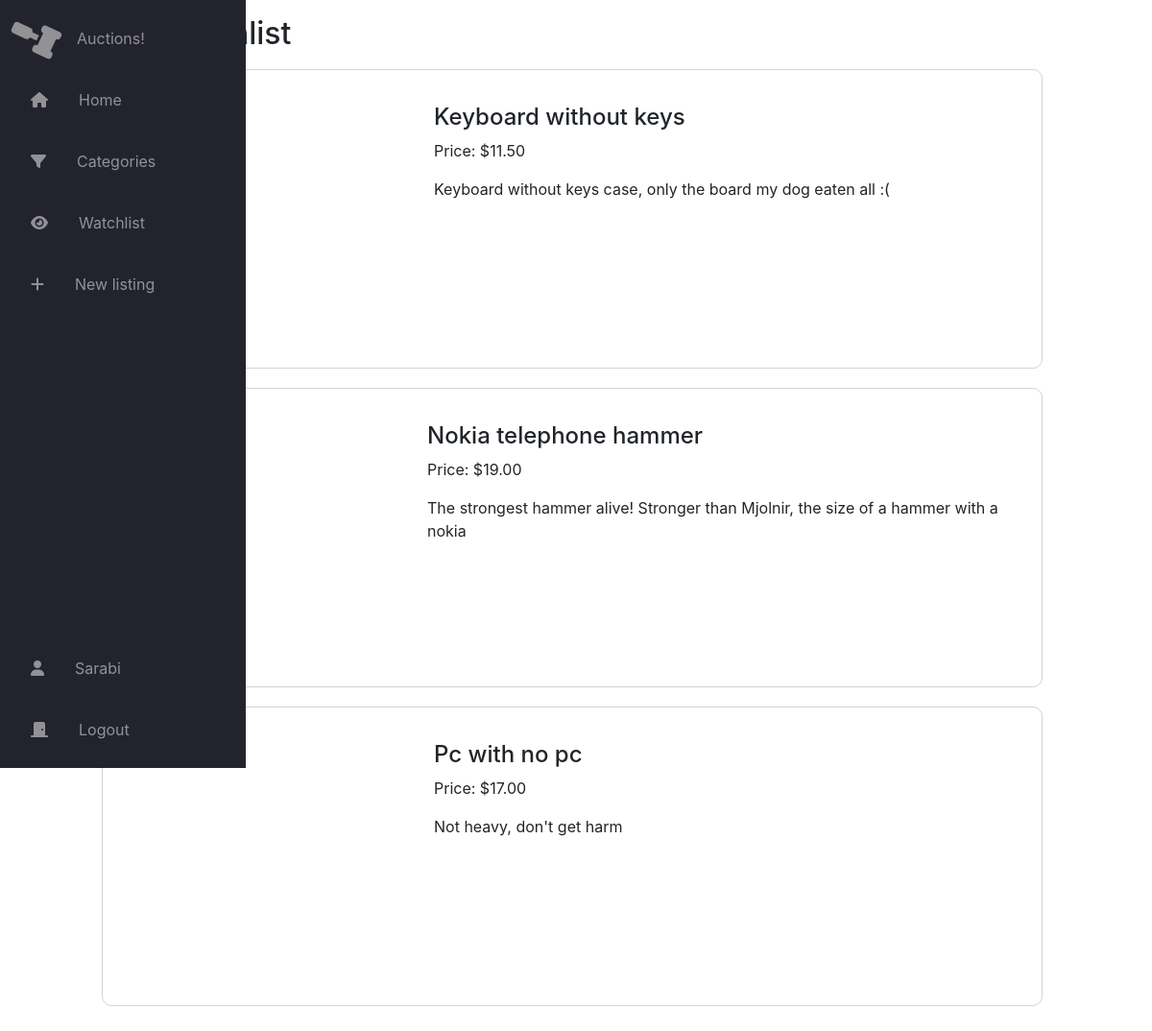
/mywatchlist (signed in), run on an earlier commit of the app's database.
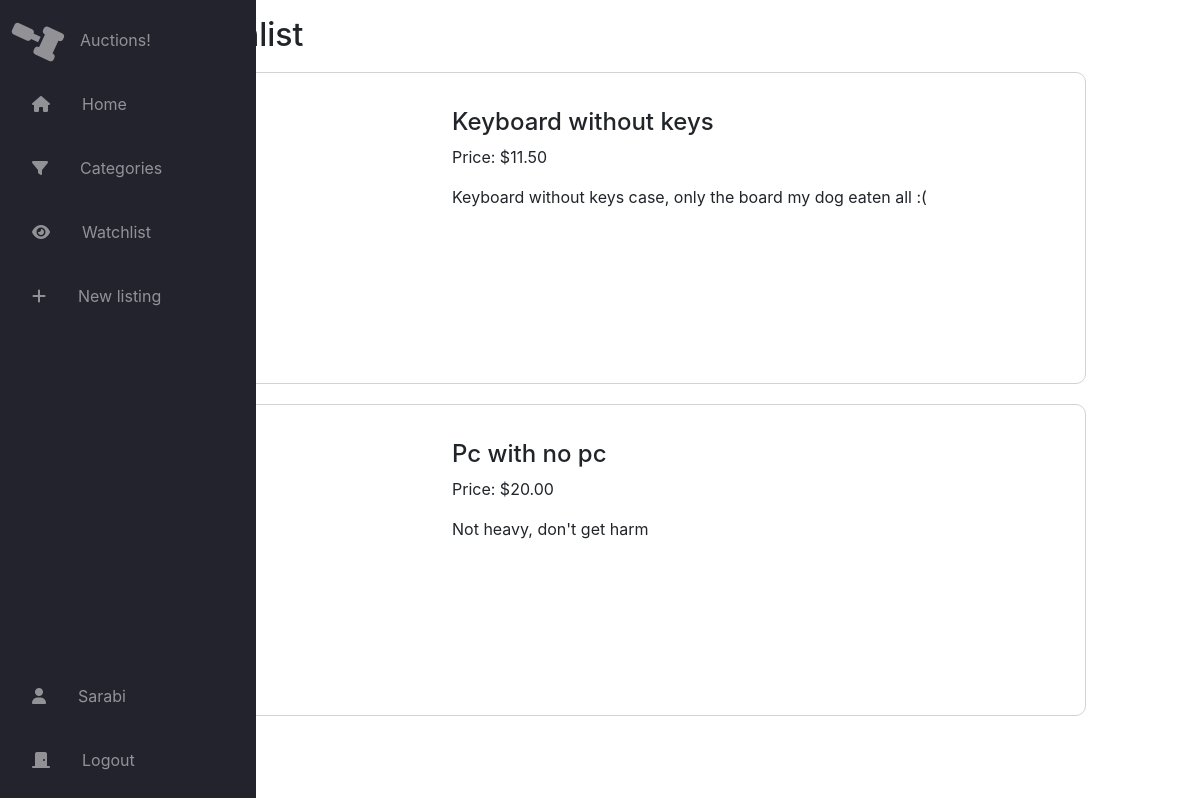
And on a later commit of the database.
### auctions/models.py (models this page shows, shortened)
class WatchList(models.Model):
    FK_list = models.ForeignKey(Listings, on_delete=models.CASCADE, related_name="list_watchList")
    FK_user = models.ForeignKey(User, on_delete=models.CASCADE, related_name="user_watchlist")

class Listings(models.Model):
    bidsUntilNow = models.IntegerField(default=0)
    category = models.CharField(max_length=30, blank=True, null=True)
    description = models.CharField(max_length=300)
    imageUrl = models.URLField(blank=True, null=True)
    currentBid = models.DecimalField(default=0, max_digits=8, decimal_places=2)
    title = models.CharField(max_length=64)
    winner_id = models.IntegerField(blank=True, null=True)
    is_close = models.BooleanField(default=False)
    FK_user = models.ForeignKey(User, on_delete=models.CASCADE)

### auctions/views.py (the view)
# urls.py: path("mywatchlist", views.my_watch_list, name='my_watchlist'),
@login_required
def my_watch_list(request):
    current_user = request.user
    watchlist_data = WatchList.objects.filter(FK_user__id=current_user.id)
    if len(watchlist_data) > 0:
        context = {'watch_listings': watchlist_data}
    else:
        context = {'watch_listings': None}
    return render(request, "auctions/watchlist.html", context)

### auctions/templates/auctions/watchlist.html
{% extends 'auctions/layout.html' %}
{% block body %}
    <h2 class="title-page">My Watchlist</h2>
    <div class="container-index">
    {% if watch_listings == None %}
        <p>No listings, feel free to check all the <a class="watchList-link" href="{% url 'index' %}">Active Listings</a></p>
    {% else %}
        {% for listing in watch_listings %}
            <a href="{% url 'listing_page' listing.FK_list.id %}" class="active-listing">
                {% if listing.imageUrl != "" %}
                    <div class="active-listing-image" style="background-image: url('{{listing.FK_list.imageUrl}}');"></div>
                {% endif %}
                <div class="active-listing-details">
                    <h4>{{listing.FK_list.title}}</h4>
                    <p class="index-description">Price: ${{listing.FK_list.currentBid}}</p>
                    <p class="index-description">{{listing.FK_list.description}}</p>
                </div>
            </a>
        {% endfor %}
    {% endif %}
    </div>
{% endblock %}

What changed in the data, as far as the page shows it:
removed WatchList: FK_list "Nokia telephone hammer", FK_list.currentBid "19.00", FK_list.description "The strongest hammer alive! Stronger than Mjolnir, the size of a hammer with a nokia"
changed through a linked row, WatchList "Pc with no pc": FK_list.currentBid "17.00" → "20.00"
